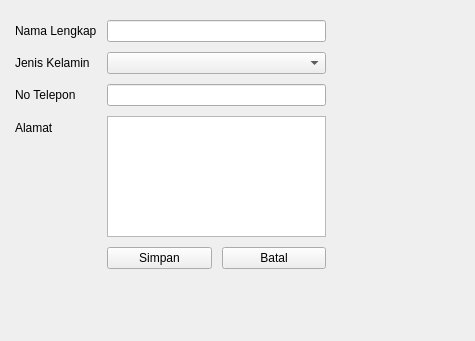
<?xml version="1.0" encoding="UTF-8"?>
<ui version="4.0">
 <class>Form</class>
 <widget class="QWidget" name="Form">
  <property name="geometry">
   <rect>
    <x>0</x>
    <y>0</y>
    <width>475</width>
    <height>341</height>
   </rect>
  </property>
  <property name="windowTitle">
   <string>Data Karyawan - Tambah</string>
  </property>
  <widget class="QWidget" name="formLayoutWidget">
   <property name="geometry">
    <rect>
     <x>0</x>
     <y>0</y>
     <width>341</width>
     <height>289</height>
    </rect>
   </property>
   <layout class="QFormLayout" name="formLayout">
    <property name="horizontalSpacing">
     <number>10</number>
    </property>
    <property name="verticalSpacing">
     <number>10</number>
    </property>
    <property name="leftMargin">
     <number>15</number>
    </property>
    <property name="topMargin">
     <number>20</number>
    </property>
    <property name="rightMargin">
     <number>15</number>
    </property>
    <property name="bottomMargin">
     <number>20</number>
    </property>
    <item row="0" column="0">
     <widget class="QLabel" name="namaLengkapLabel">
      <property name="text">
       <string>Nama Lengkap</string>
      </property>
     </widget>
    </item>
    <item row="0" column="1">
     <widget class="QLineEdit" name="namaLengkapLineEdit"/>
    </item>
    <item row="1" column="0">
     <widget class="QLabel" name="jenisKelaminLabel">
      <property name="text">
       <string>Jenis Kelamin</string>
      </property>
     </widget>
    </item>
    <item row="1" column="1">
     <widget class="QComboBox" name="jenisKelaminComboBox"/>
    </item>
    <item row="2" column="0">
     <widget class="QLabel" name="noTeleponLabel">
      <property name="text">
       <string>No Telepon</string>
      </property>
     </widget>
    </item>
    <item row="2" column="1">
     <widget class="QLineEdit" name="noTeleponLineEdit"/>
    </item>
    <item row="3" column="0">
     <widget class="QLabel" name="alamatLabel">
      <property name="text">
       <string>Alamat</string>
      </property>
     </widget>
    </item>
    <item row="3" column="1">
     <widget class="QTextEdit" name="alamatEdit"/>
    </item>
    <item row="4" column="1">
     <layout class="QHBoxLayout" name="horizontalLayout_2">
      <item>
       <widget class="QPushButton" name="simpanButton">
        <property name="text">
         <string>Simpan</string>
        </property>
       </widget>
      </item>
      <item>
       <widget class="QPushButton" name="batalButton">
        <property name="text">
         <string>Batal</string>
        </property>
       </widget>
      </item>
     </layout>
    </item>
   </layout>
  </widget>
 </widget>
 <resources/>
 <connections/>
</ui>
